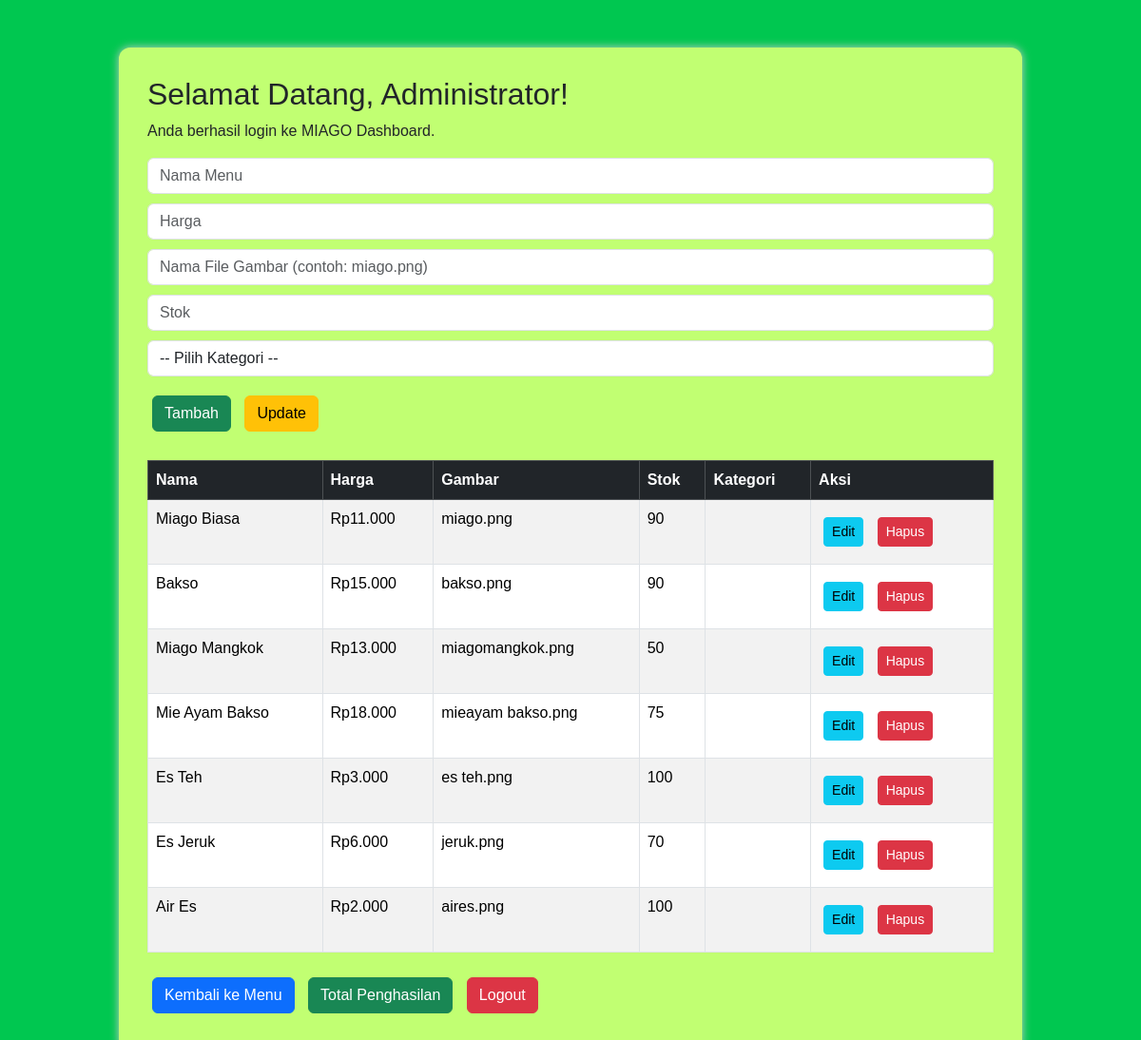
The app's page /menu_admin.php (signed in) with its own data.
### tables this page shows
CREATE TABLE `menu` (
  `id` int(11) NOT NULL,
  `nama_menu` varchar(100) NOT NULL,
  `harga` int(11) NOT NULL,
  `gambar` varchar(100) NOT NULL,
  `stok` int(11) NOT NULL DEFAULT 0
);

### menu_admin.php (the view, shortened to what this page needs)
<?php
$username = $_SESSION['username'];
include 'config.php';
$menus = mysqli_query($conn, "SELECT * FROM menu");
?>
<!DOCTYPE html>
<html>
<head>
    <link href="https://cdn.jsdelivr.net/npm/bootstrap@5.3.6/dist/css/bootstrap.min.css" rel="stylesheet">
</head>
<body>
<div class="dashboard-box">
    <h2>Selamat Datang, <?php echo htmlspecialchars($username); ?>!</h2>
    <p>Anda berhasil login ke MIAGO Dashboard.</p>
    <form method="POST" class="mb-3">
        <input type="text" name="nama" id="nama" class="form-control" placeholder="Nama Menu" required>
        <input type="number" name="harga" id="harga" class="form-control" placeholder="Harga" required>
        <input type="text" name="gambar" id="gambar" class="form-control" placeholder="Nama File Gambar (contoh: miago.png)" required>
        <input type="number" name="stok" id="stok" class="form-control" placeholder="Stok" min="0" required>
        <select name="kategori" id="kategori" class="form-control" required>
            <option value="">-- Pilih Kategori --</option>
        </select>
        <button type="submit" name="tambah" class="btn btn-success">Tambah</button>
        <button type="submit" name="update" class="btn btn-warning">Update</button>
    </form>
    <table class="table table-bordered table-striped">
        <thead class="table-dark">
            <tr>
                <th>Nama</th>
                <th>Harga</th>
                <th>Gambar</th>
                <th>Stok</th>
                <th>Kategori</th>
                <th>Aksi</th>
            </tr>
        </thead>
        <tbody>
        <?php while ($row = mysqli_fetch_assoc($menus)): ?>
            <tr>
                <td><?= htmlspecialchars($row['nama_menu']) ?></td>
                <td>Rp<?= number_format($row['harga'], 0, ',', '.') ?></td>
                <td><?= htmlspecialchars($row['gambar']) ?></td>
                <td><?= (int)$row['stok'] ?></td>
                <td><?= htmlspecialchars($row['kategori']) ?></td>
                <td>
                    <button class="btn btn-sm btn-info" onclick='editMenu(<?= json_encode($row) ?>)'>Edit</button>
                    <a href="?hapus=<?= $row['id'] ?>" class="btn btn-sm btn-danger" onclick="return confirm('Hapus menu ini?')">Hapus</a>
                </td>
            </tr>
        <?php endwhile; ?>
        </tbody>
    </table>
    <a href="menu.html" class="btn btn-primary">Kembali ke Menu</a>
    <a href="total_penghasilan.php" class="btn btn-success">Total Penghasilan</a>
    <a href="logout.php" class="btn btn-danger">Logout</a>
</div>
</body>
</html>

### menu_admin.php (style rules this page uses)
body { background-color:rgb(0, 199, 80); padding-top: 50px; font-family: Arial; }
.dashboard-box { max-width: 950px; margin: auto; background: #c1ff72; padding: 30px; border-radius: 12px; box-shadow: 0 0 10px #ccc; }
.btn { margin: 10px 5px; }
table { width: 100%; margin-top: 20px; }
input[type="text"], input[type="number"], select { margin-bottom: 10px; }

### records on screen
menu: nama_menu "Miago Biasa", harga "11.000", gambar "miago.png", stok "90"
menu: nama_menu "Bakso", harga "15.000", gambar "bakso.png", stok "90"
menu: nama_menu "Miago Mangkok", harga "13.000", gambar "miagomangkok.png", stok "50"
menu: nama_menu "Mie Ayam Bakso", harga "18.000", gambar "mieayam bakso.png", stok "75"
menu: nama_menu "Es Teh", harga "3.000", gambar "es teh.png", stok "100"
menu: nama_menu "Es Jeruk", harga "6.000", gambar "jeruk.png", stok "70"
menu: nama_menu "Air Es", harga "2.000", gambar "aires.png", stok "100"

### other values on screen
$username "Administrator"
